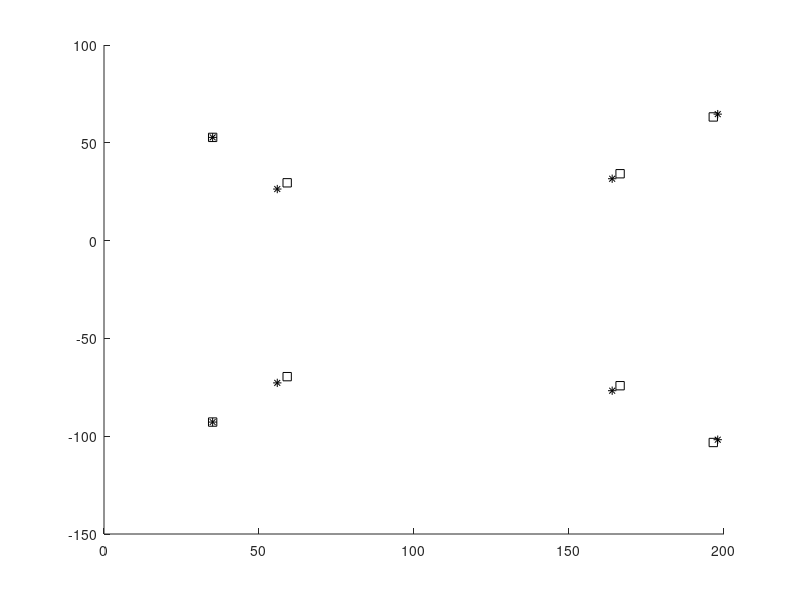

Here is the MATLAB script that generated this plot:
clear
close all

%  The scene object is a unit cube.


XYZ = [0 0 0; ...
    0 0 1;
    0 1 0;
    0 1 1;
    1 0 0;
    1 0 1;
    1 1 0;
    1 1 1];

%  Set up a projection matrix by choosing K, R, C.

%  For K, just go with coordinates on the projection plane, and put the projection plane at f = 10.
%  Set the principal point to be slightly different from (0,0),  namely (20, -30).  
%
%  Note that in examples with real images, we would expect the principal point to be roughly
%  at the center pixel (Nx/2, Ny/2),  since the (1,1) and (Nx,Ny) would be at opposite corners of the sensor.
%  We would also expect the K11 and K22 coefficients to include a change in
%  units from mm to top pixels.   We have not done this here.   Essentially
%  we are treating 1 mm = 1 pixel.

K = [300 0 20; 0 300 -30; 0 0 1];

%  Set camera axes to be near parallel to the object (world) axes. 
%  Only have a small rotation about y axis.

num_degrees = 15;
theta_y = num_degrees *pi/180;
R_y = [cos(theta_y) 0 sin(theta_y);  0 1 0;  -sin(theta_y) 0  cos(theta_y)];

%  When theta_y = 0,  the camera coordinate axes are same as object axes.
%  We put the camera at a negative z value.  It is looking in the positive z
%  direction.   Note the XY of camera corresponds to the center XY of the
%  cube.

C = [0.5 0.5 -2]';

P = K * R_y * [ eye(3), -C];

K_new = K+[0,0,10;
             0,0,10;
             0,0,0];

%expansions using K:
% K_new = K;
% K_new(1,1) = K_new(1,1)*1.2;
% K_new(2,2) = K_new(2,2)*1.2;

P1 = K_new * R_y * [ eye(3), -C];
%  now plot the projection of the cube corners for this chosen projection matrix

close all
figure; hold on;

numPositions = size(XYZ,1);

%  Draw in black square the projected point positions according to the true model.


xy = zeros(numPositions, 2);
for j = 1:numPositions
    p = P1*[ XYZ(j,1) XYZ(j,2) XYZ(j,3)  1]';
    x = p(1)/p(3);
    y = p(2)/p(3);
    
    xy(j,1) = x;
    xy(j,2) = y;
    plot(x, y,'sk');
end
disp(P1)

%%
%  Now, given only the model points XYZ and the image points xy,  
%  we solve for K, R, and C using calibrate.m and check if we get the correct answer.  

%  add a bit of noise to the xy positions to see how stable it is
%  xy = xy + .01*randn(size(xy));

% shifts using C:
CC = inv(R_y)*inv(K)*P1;
C_new = -CC(:,4);
P2 = K * R_y * [ eye(3), -C_new];


%shifts using R:
% R_new = R_y;
% R_new = R_new + [10*R_new(3,1)/K(1,1),10*R_new(3,2)/K(1,1),10*R_new(3,3)/K(1,1);
%                  10*R_new(3,1)/K(2,2),10*R_new(3,2)/K(2,2),10*R_new(3,3)/K(2,2);
%                  0, 0, 0];
% P2 = K*R_new*[eye(3),-C];


%expansions using C:
% C_new = C;
% C_new(1) = C(1)+0.3*R_y(3,1);
% C_new(2) = C(2)+0.3*R_y(3,2);
% C_new(3) = C(3)+0.3*R_y(3,3);
% P2 = K * R_y * [ eye(3), -C_new];

for j = 1:numPositions
    p = P2*[ XYZ(j,1) XYZ(j,2) XYZ(j,3)  1]';
    x = p(1)/p(3);
    y = p(2)/p(3);
    %  Draw the points in black stars according to the fit least squares model.
    plot(x,y,'*k');
end
disp(P2)




